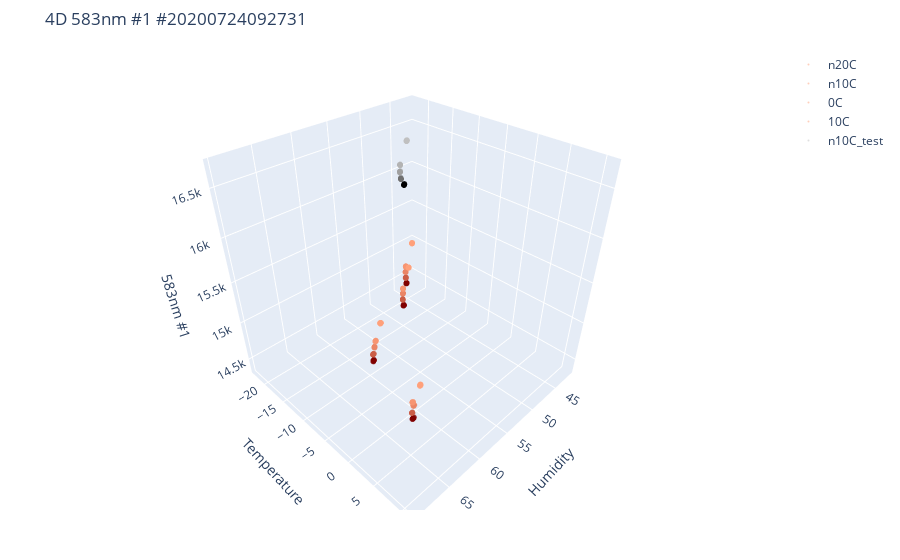

This figure's notebook cell:
### Markdown cell above
# Overview 4D data

### Code cell
# 4D plot
training_data = {
             'n20C':df_n20C,
             'n10C':df_n10C,
             '0C':df_0C,
             '10C':df_10C,
                 }

testing_data = {
             'n10C_test':df_test_n10C,
#              'n10C_test6':df_test_n10C_4,
#              'n10C_test7':df_test_n10C_7,
#              'n10C_test4':df_test_n10C_8,
               }

channel_list=['583nm #1']
module_4D.plot_4D(training_data, testing_data, channel_list, sensor_number)

# channel_list=['583nm #1_comp']
# module_4D.plot_4D(training_data, testing_data, channel_list, sensor_number)

# channel_list=['440nm #2', '440nm #2_comp']
# module_4D.plot_4D(training_data, testing_data, channel_list, sensor_number)
